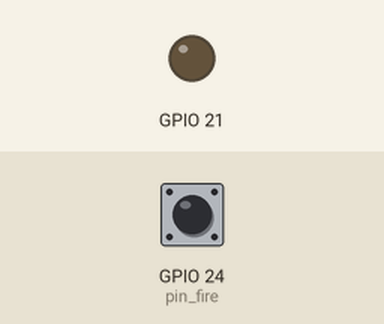
This program was run on a simulated Raspberry Pi (BCM pin numbers). Shown: output pins drawn as LEDs (lit = HIGH). Dashed ring = blinking. The inputs (shaded band) are chosen by the test bench; at power-on: GPIO 24 (pin_fire) LOW. What the program prints to the terminal is not drawn.

Above: at 0.1 s.
At 1.2 s:
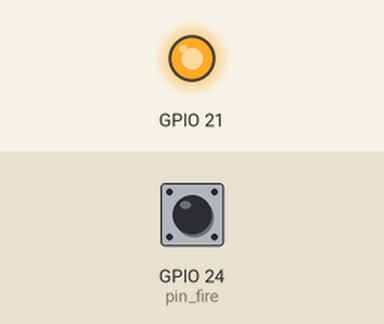
1.3 s: GPIO 24 (pin_fire) pulled HIGH for 2.35 s
At 4.4 s:
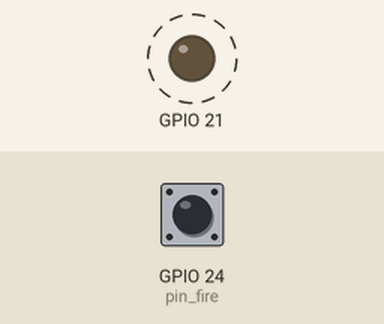
Timing chart, 0 to 11.5 s (numbered marks = the images above; inputs shaded):
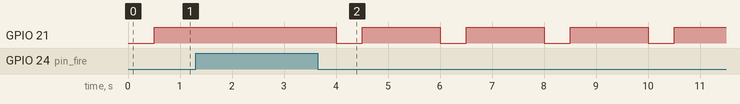

The program:

fire.py
```python
#!/usr/bin/python
# encoding:utf-8
import RPi.GPIO as GPIO
import time

pin_fire=24

GPIO.setmode(GPIO.BCM)
GPIO.setup(pin_fire, GPIO.IN, pull_up_down=GPIO.PUD_DOWN)
GPIO.setup(21,GPIO.OUT)#fengmingqi


try:
    while True:
        status = GPIO.input(pin_fire)
        if status == True:
            print('没有检测到烟雾')
            GPIO.output(21,GPIO.HIGH)
            time.sleep(1)
        else:
            print('检测到有烟雾')
            GPIO.output(21,GPIO.LOW)
            time.sleep(0.5)
            GPIO.output(21,GPIO.HIGH)
            time.sleep(0.5)

        time.sleep(1)
except KeyboradInterrupt:
    GPIO.cleanup()
```

Measured:
- by itself, GPIO 21: alternates HIGH for 1.5 s and LOW for 0.50 s
